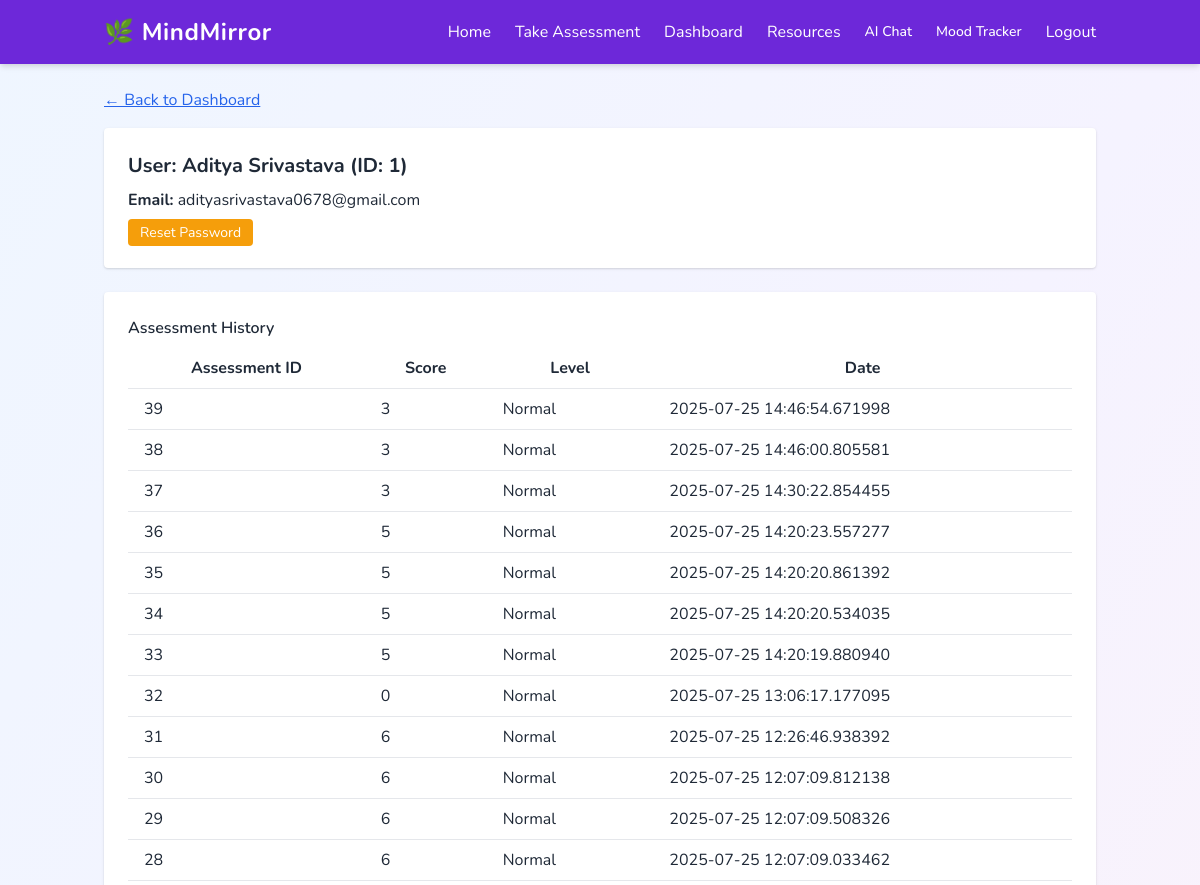
/admin/user/1 (signed in, upper part), run on an earlier commit of the app's database.
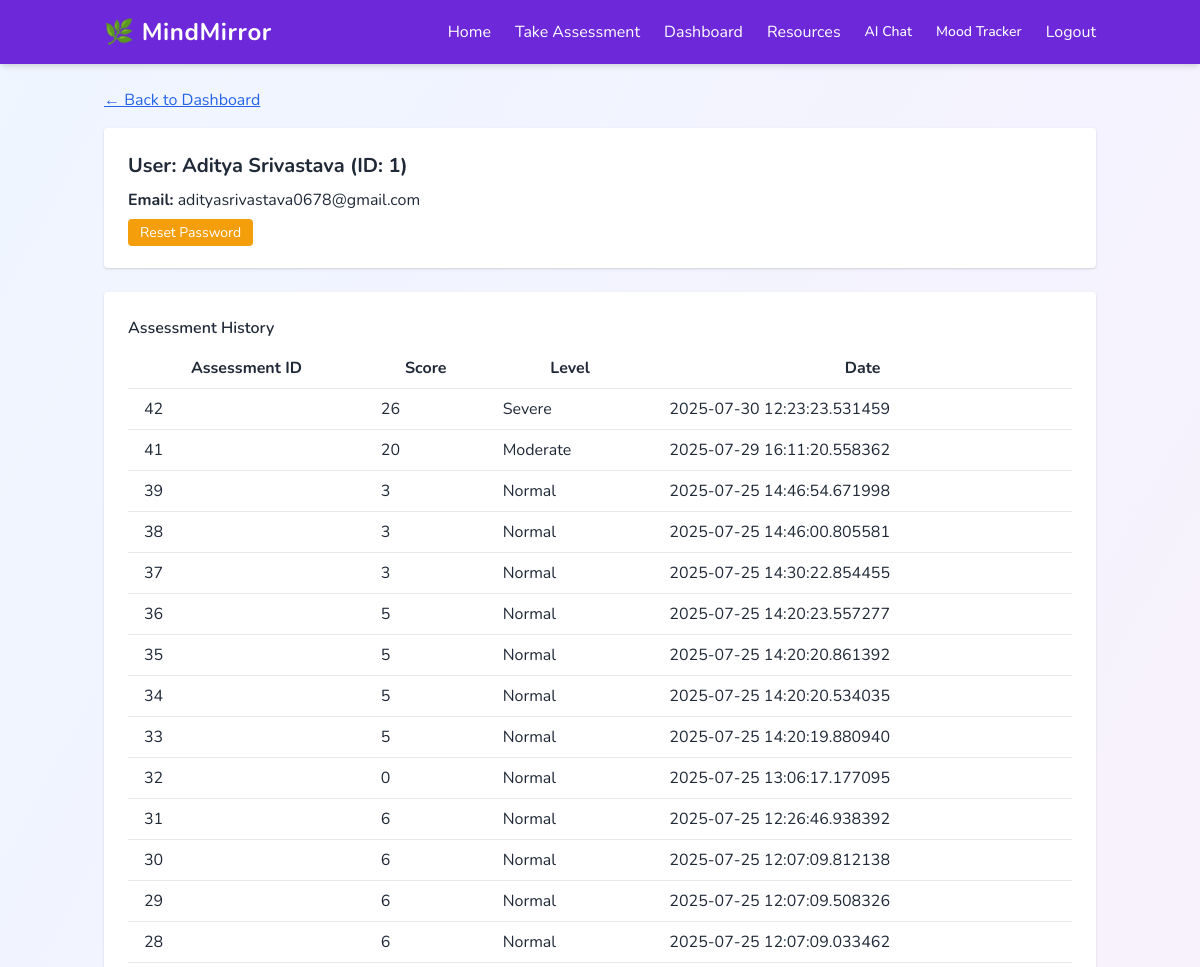
And on a later commit of the database.
### tables this page shows
CREATE TABLE users (
                id INTEGER PRIMARY KEY AUTOINCREMENT,
                name TEXT NOT NULL,
                email TEXT UNIQUE NOT NULL,
                password TEXT NOT NULL
            );

CREATE TABLE assessments (
                id INTEGER PRIMARY KEY AUTOINCREMENT,
                user_id INTEGER,
                answers TEXT,
                score INTEGER,
                level TEXT,
                created_at TIMESTAMP
            );

### admin_routes.py (the view)
@admin_bp.route('/user/<int:user_id>')
@admin_login_required
def user_detail(user_id):
    with sqlite3.connect('mindmirror.db') as conn:
        c = conn.cursor()
        c.execute("SELECT id, name, email FROM users WHERE id = ?", (user_id,))
        user = c.fetchone()
        c.execute("SELECT id, score, level, created_at FROM assessments WHERE user_id = ? ORDER BY created_at DESC", (user_id,))
        assessments = c.fetchall()
    return render_template('user_detail.html', user=user, assessments=assessments)

### admin_routes.py (called while the page is built)
def admin_login_required(f):
    from functools import wraps
    @wraps(f)
    def decorated_function(*args, **kwargs):
        if not session.get('admin'):
            return redirect(url_for('admin.admin_login'))
        return f(*args, **kwargs)
    return decorated_function

### templates/user_detail.html (shortened to what this page needs)
{% extends "base.html" %}
{% block content %}
<a href="{{ url_for('admin.admin_dashboard') }}" class="text-blue-600 underline mb-4 inline-block">&larr; Back to Dashboard</a>
<div class="bg-white p-6 rounded shadow mb-6">
    <h2 class="text-xl font-bold mb-2">User: {{ user[1] }} (ID: {{ user[0] }})</h2>
    <p class="mb-2"><strong>Email:</strong> {{ user[2] }}</p>
    <a href="{{ url_for('admin.reset_password', user_id=user[0]) }}" class="bg-yellow-500 text-white px-3 py-1 rounded hover:bg-yellow-600 text-sm">Reset Password</a>
</div>
<div class="bg-white p-6 rounded shadow">
    <h3 class="font-semibold mb-2">Assessment History</h3>
    <table class="min-w-full">
        <thead>
            <tr>
                <th class="py-2 px-4">Assessment ID</th>
                <th class="py-2 px-4">Score</th>
                <th class="py-2 px-4">Level</th>
                <th class="py-2 px-4">Date</th>
            </tr>
        </thead>
        <tbody>
            {% for a in assessments %}
            <tr class="border-t">
                <td class="py-2 px-4">{{ a[0] }}</td>
                <td class="py-2 px-4">{{ a[1] }}</td>
                <td class="py-2 px-4">{{ a[2] }}</td>
                <td class="py-2 px-4">{{ a[3] }}</td>
            </tr>
            {% else %}
            <tr>
                <td colspan="4" class="py-2 px-4 text-center">No assessments found.</td>
            </tr>
            {% endfor %}
        </tbody>
    </table>
</div>
{% endblock %}

### templates/base.html (shortened to what this page needs)
<!DOCTYPE html>
<html lang="en">
<head>
    <link href="https://unpkg.com/tailwindcss@2.2.19/dist/tailwind.min.css" rel="stylesheet">
    <link rel="stylesheet" href="{{ url_for('static', filename='style.css') }}">
</head>
<body class="bg-gradient-to-br from-blue-50 via-purple-50 to-pink-50 text-gray-800 min-h-screen">
    <nav class="bg-purple-700 text-white shadow-md sticky top-0 z-50">
        <div class="container mx-auto flex justify-between items-center p-4">
            <a href="{{ url_for('home') }}" class="text-2xl font-bold tracking-wide">🌿 MindMirror</a>
            <div id="menu" class="hidden md:flex flex-col md:flex-row md:items-center space-y-2 md:space-y-0 md:space-x-6 absolute md:static top-16 left-0 w-full md:w-auto bg-purple-700 md:bg-transparent px-6 py-4 md:p-0 shadow-md md:shadow-none z-40 rounded-b-lg">
                <a href="{{ url_for('home') }}" class="hover:underline transition">Home</a>
                <a href="{{ url_for('assessment') }}" class="hover:underline transition">Take Assessment</a>
                <a href="{{ url_for('dashboard') }}" class="hover:underline transition">Dashboard</a>
                <a href="{{ url_for('resources') }}" class="hover:underline transition">Resources</a>
                <a href="{{ url_for('chat') }}" class="text-sm font-medium">AI Chat</a>
                <a href="{{ url_for('mood') }}" class="text-sm font-medium">Mood Tracker</a>
                <a href="{{ url_for('logout') }}" class="hover:underline transition">Logout</a>
            </div>
        </div>
    </nav>
    <main class="container mx-auto px-4 py-6">
        {% block content %}{% endblock %}
    </main>
</body>
</html>

### templates/base.html (style rules this page uses)
body { font-family: 'Nunito', sans-serif; }

What changed in the data, as far as the page shows it:
added assessments: id "42", score "26", level "Severe", created_at "2025-07-30 12:23:23.531459"
added assessments: id "41", score "20", level "Moderate", created_at "2025-07-29 16:11:20.558362"
